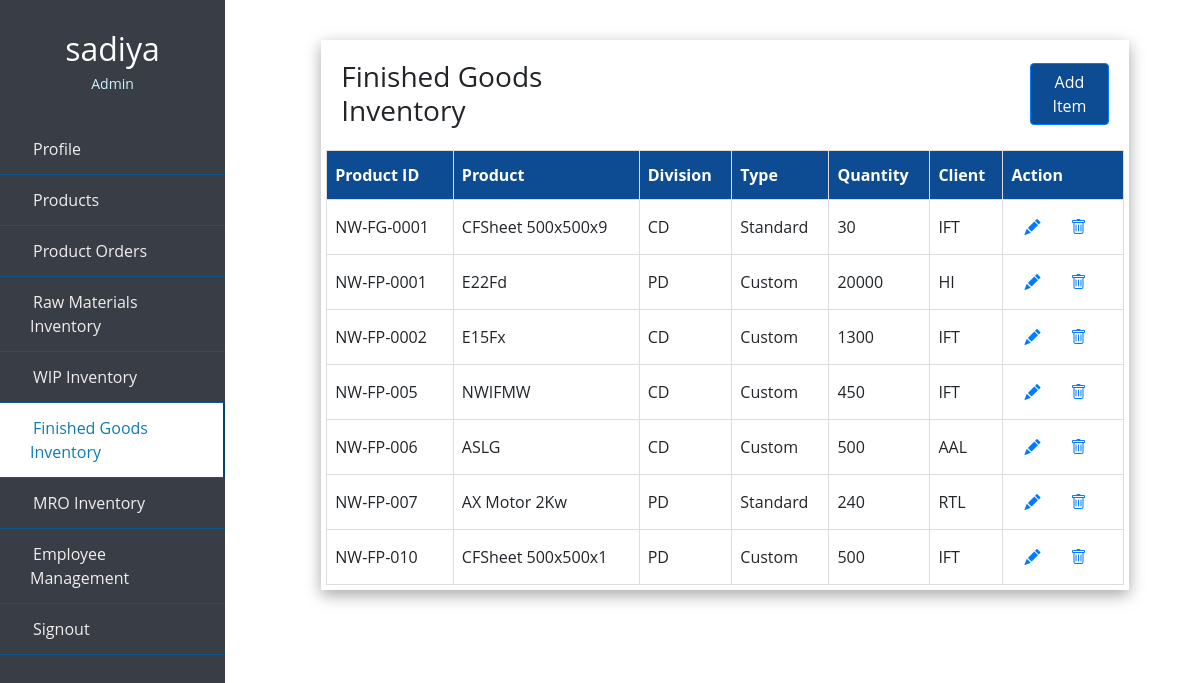
Page /admin_finishedg.php (signed in) on the committed database.
### tables this page shows
CREATE TABLE `finished_goods` (
  `product_id` varchar(10) NOT NULL,
  `product` varchar(50) NOT NULL,
  `division` varchar(50) NOT NULL,
  `type` varchar(20) NOT NULL,
  `quantity` int(10) NOT NULL,
  `client` varchar(10) NOT NULL
);

### admin_finishedg.php (the view, shortened to what this page needs)
<?php
include 'partial/dbconnect.php';
?>
<!doctype html>
<html lang="en">
  <head>
    <link rel="stylesheet" href="https://stackpath.bootstrapcdn.com/bootstrap/4.4.1/css/bootstrap.min.css">
    <link rel="stylesheet" href="style.css">
    <link rel="stylesheet" href="https://cdn.jsdelivr.net/npm/bootstrap-icons@1.7.2/font/bootstrap-icons.css">
  </head>
  <body>
  <div class="wrapper">
        <div class="sidebar">
            <div class="profile">
            <h2><?php echo $_SESSION['username']?></h2>
            <p>Admin</p>
            </div>
            <ul>
                <li>
                    <a href="admin_profile.php">
                        <span class="item">Profile</span>
                    </a>
                </li>
                <li>
                    <a href="admin_products.php" >
                        <span class="item">Products</span>
                    </a>
                </li>
                <li>
                    <a href="admin_porders.php">
                        <span class="item">Product Orders</span>
                    </a>
                </li>
                <li>
                    <a href="admin_rawmaterials.php">
                        <span class="item">Raw Materials Inventory</span>
                    </a>
                </li>
                <li>
                    <a href="admin_wip.php" >
                        <span class="item">WIP Inventory</span>
                    </a>
                </li>
                <li>
                    <a href="admin_finishedg.php" class="active">
                        <span class="item">Finished Goods Inventory</span>
                    </a>
                </li>
                <li>
                    <a href="admin_mro.php">
                        <span class="item">MRO Inventory</span>
                    </a>
                </li>
                <li>
                    <a href="admin_empmanage.php">
                        <span class="item">Employee Management</span>
                    </a>
                </li>
                <li>
                        <a href="/project/logout.php"><span class="item">Signout</span></a>
                </li>
  </ul>
       </div>
</div>
<div class="content">
<div class="box">
<table class="user-info">
  <tr class="heading">
 <td> <h3><u>Finished Goods Inventory</u></h3></td>
 <td><button type="button" class="btn btn-primary"> <a class="but" href="add_finishedg.php"> Add Item</a></button> </td>
    </tr>
  <table class="products">
    <thead>
  <tr>
    <th>Product ID</th>
    <th>Product</th>
    <th>Division</th>
    <th>Type</th>
    <th>Quantity</th>
    <th>Client</th>
    <th>Action</th>
  </tr>
  </thead>
  <tbody>
  <?php
  $sql = "SELECT * FROM `finished_goods`";
  $result = mysqli_query($conn, $sql);
    if ($result) {
      while($row = mysqli_fetch_assoc($result)) {
       $product_id=$row['product_id'];
          echo '<tr>
              <td>'.$row["product_id"].'</td>
              <td>'.$row["product"].'</td>
              <td>'.$row["division"].'</td>
               <td>'.$row["type"].'</td>
               <td>'.$row["quantity"].'</td>
               <td>'.$row["client"].'</td>
               <td>
               <button type="button" class="btn btn-link"> <a href="edit_finishedg.php?editid='.$product_id.'">  <span class="bi bi-pencil-fill"></span></a></button>
               <button type="button" class="btn btn-link"><a href="delete_finishedg.php?deleteid='.$product_id.'"> <span class="bi bi-trash"></span></button>
</td>
             </tr>';
  }
}
?>
</tbody>
</table>
</div>
</div>
  </body>
</html>

### style.css (style rules this page uses)
h2 { color: #8EC3B0; }
.item { padding: 3px; text-align: center; }
.wrapper .sidebar { background:#393E46; position: fixed; top: 0; left: 0; width: 225px; height: 100%; padding: 20px 0; transition: all 0.5s ease; }
.wrapper .sidebar .profile { margin-bottom: 30px; text-align: center; }
.wrapper .sidebar .profile h2 { color: #ffffff; margin: 10px 0 5px; }
.wrapper .sidebar .profile p { color: rgb(206, 240, 253); font-size: 14px; }
.wrapper .sidebar ul li a { display: block; padding: 13px 30px; border-bottom: 1px solid #10558d; color: rgb(241, 237, 237); font-size: 16px; position: relative; }
.wrapper .sidebar ul li a:hover, .wrapper .sidebar ul li a.active { color: #0c7db1; background:white; border-right: 2px solid rgb(5, 68, 104); }
.wrapper .sidebar ul li a:hover:before, .wrapper .sidebar ul li a.active:before { display: block; }
.content { border: 1px; background-color: #FEFCF3 ; margin-top: 80px; margin-bottom: 60px; margin-right: 20px; margin-left: 250px; }

### admin_finishedg.php (style rules this page uses)
.content { border: 1px; margin-top: 40px; margin-bottom: 60px; margin-right: 0px; margin-left: 250px; word-wrap: break-word; background-color:white; }
* { list-style: none; text-decoration: none; margin: 0; padding: 0; box-sizing: border-box; font-family: 'Open Sans', sans-serif; }
.content .box { padding: 5px; width: 85%; box-shadow: rgba(0, 0, 0, 0.35) 0px 5px 15px; display: block; margin-left: auto; margin-right: auto; }
.content .box .user-info td, .user-info th { padding: 15px; }
.content .box .heading { font-family: Arial, Helvetica, sans-serif; font-size: 30px; }
.products { font-family: Arial, Helvetica, sans-serif; border-collapse: collapse; width: 100%; }
.products td, .products th { border: 1px solid #ddd; padding: 8px; }
.products th { padding-top: 12px; padding-bottom: 12px; text-align: left; background-color: #0D4C92; color: white; }
.btn-primary, .btn-primary:hover, .btn-primary:active, .btn-primary:visited { background-color: #0D4C92; margin-left: 420px; margin-bottom: 7px; }
.but { color: white; }

### rows in the picture
finished_goods: product_id "NW-FG-0001", product "CFSheet 500x500x9", division "CD", type "Standard", quantity "30", client "IFT"
finished_goods: product_id "NW-FP-0001", product "E22Fd", division "PD", type "Custom", quantity "20000", client "HI"
finished_goods: product_id "NW-FP-0002", product "E15Fx", division "CD", type "Custom", quantity "1300", client "IFT"
finished_goods: product_id "NW-FP-005", product "NWIFMW", division "CD", type "Custom", quantity "450", client "IFT"
finished_goods: product_id "NW-FP-006", product "ASLG", division "CD", type "Custom", quantity "500", client "AAL"
finished_goods: product_id "NW-FP-007", product "AX Motor 2Kw", division "PD", type "Standard", quantity "240", client "RTL"
finished_goods: product_id "NW-FP-010", product "CFSheet 500x500x1", division "PD", type "Custom", quantity "500", client "IFT"

### other values in the picture
$_SESSION['username'] "sadiya"
